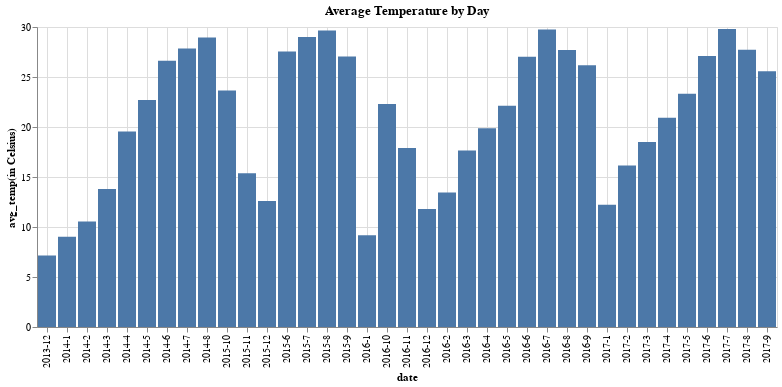

Notebook code for this chart:
### Code cell
%chart "date", "avg_temp(in Celsius)", title="Average Temperature by Day"

### Figure 1 — Vega-Lite specification as saved in the notebook (floating-point values rounded to 4 significant figures)
{"$schema": "https://vega.github.io/schema/vega-lite/v3.json", "data": {"format": {"type": "csv"}, "values": "\"date\",\"avg_temp(in Celsius)\",\"min\",\"max\"\n\"2013-12\",\"7.16\",\"-1.84\",\"21.38\"\n\"2014-1\",\"9.02\",\"-7.03\",\"25.89\"\n\"2014-2\",\"10.54\",\"-4.82\",\"27.33\"\n\"2014-3\",\"13.81\",\"-5.68\",\"30.25\"\n\"2014-4\",\"19.56\",\"2.47\",\"34.24\"\n\"2014-5\",\"22.71\",\"5.55\",\"32.29\"\n\"2014-6\",\"26.62\",\"18.75\",\"34.26\"\n\"2014-7\",\"27.86\",\"19.99\",\"37\"\n\"2014-8\",\"28.96\",\"21.66\",\"38\"\n\"2015-10\",\"23.64\",\"9.65\",\"36.23\"\n\"2015-11\",\"15.38\",\"-2.91\",\"29.33\"\n\"2015-12\",\"12.6\",\"1.32\",\"26.2\"\n\"2015-6\",\"27.55\",\"20.92\",\"33.4\"\n\"2015-7\",\"29.01\",\"21.3\",\"37.77\"\n\"2015-8\",\"29.65\",\"20.51\",\"39.56\"\n\"2015-9\",\"27.06\",\"17.08\",\"36.66\"\n\"2016-1\",\"9.18\",\"-1.38\",\"27.78\"\n\"2016-10\",\"22.31\",\"6.03\",\"32.72\"\n\"2016-11\",\"17.9\",\"1.66\",\"31.3\"\n\"2016-12\",\"11.81\",\"-5.43\",\"27.99\"\n\"2016-2\",\"13.44\",\"-1.38\",\"27.6\"\n\"2016-3\",\"17.66\",\"2\",\"31.91\"\n\"2016-4\",\"19.87\",\"6.24\",\"31\"\n\"2016-5\",\"22.13\",\"10.31\",\"32.52\"\n\"2016-6\",\"27.02\",\"18.51\",\"35.75\"\n\"2016-7\",\"29.74\",\"22.57\",\"37.35\"\n\"2016-8\",\"27.71\",\"21.42\",\"38.99\"\n\"2016-9\",\"26.18\",\"13.12\",\"35.9\"\n\"2017-1\",\"12.22\",\"-7.87\",\"27.02\"\n\"2017-2\",\"16.15\",\"-1.17\",\"32.29\"\n\"2017-3\",\"18.49\",\"3.22\",\"29.72\"\n\"2017-4\",\"20.93\",\"7.1\",\"33.13\"\n\"2017-5\",\"23.32\",\"10.33\",\"34.83\"\n\"2017-6\",\"27.11\",\"19.12\",\"38.44\"\n\"2017-7\",\"29.8\",\"21.71\",\"39.99\"\n\"2017-8\",\"27.73\",\"19.21\",\"36.85\"\n\"2017-9\",\"25.58\",\"14.49\",\"34.12\"\n"}, "encoding": {"x": {"axis": {"grid": true, "title": "date"}, "field": "date", "type": "nominal"}, "y": {"axis": {"grid": true, "title": "avg_temp(in Celsius)"}, "field": "avg_temp(in Celsius)", "type": "quantitative"}}, "mark": {"color": "#4C78A8", "type": "bar"}, "title": "Average Temperature by Day"}
